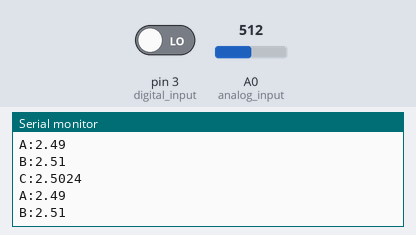
The sketch below on a simulated Arduino Uno, built with avr-gcc and run on an emulated ATmega328P. Shown: the last lines printed to the serial monitor. Inputs (shaded band) come from the test bench; at power-on: A0 (analog_input) = 512, pin 3 (digital_input) LOW.

Above: at 1.2 s.
1.3 s: A0 (analog_input) set to 716
At 1.4 s:
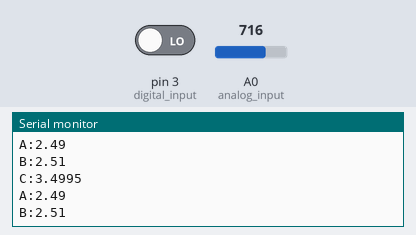
2.8 s: A0 (analog_input) set to 900
At 2.93 s:
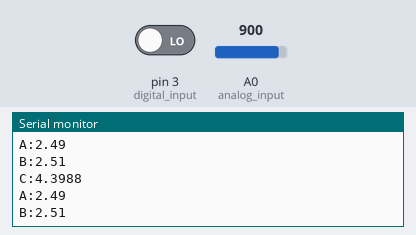
Timing chart, 0 to 5.8 s (numbered marks = the images above; inputs shaded):
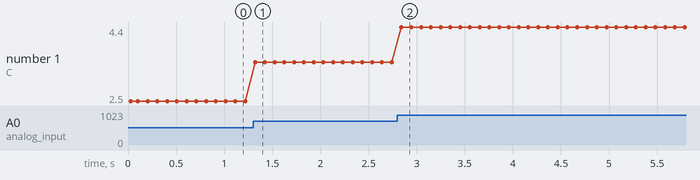

Measured:
- after the input at 1.3 s, the serial monitor: prints a new line at once (image 1)
- after the input at 2.8 s, the serial monitor: prints a new line at once (image 2)
- plotted number 1: 2.5 → 3.5 after the input at 1.3 s, 3.5 → 4.4 after the input at 2.8 s

The sketch:

try_Soundsensor.ino
```cpp
// <<< Inizalizing <<<<<<<<<<<<<<<<<<<<<<<<<<<<<<<<<<<<<<<<<<<<<<<<<<<<<<<<<<<<<<<<<<<<<<<<<<<<<<<<<<<<<<<<<<<<<<<<<<<<<<<<<<<<<<<<<<<<<<<<<<<<<<<<<<<<<<<<<<<<<<<<< Initalizing <<<//
int analog_input = A0; // Analoger Ausgang des Sensors --> direkter Messwert
int digital_input = 3; // Digitaler Ausgang des Sensors --> hier Signal wenn Messwert über eingestelltem Schwellwert

// <<< setup <<<<<<<<<<<<<<<<<<<<<<<<<<<<<<<<<<<<<<<<<<<<<<<<<<<<<<<<<<<<<<<<<<<<<<<<<<<<<<<<<<<<<<<<<<<<<<<<<<<<<<<<<<<<<<<<<<<<<<<<<<<<<<<<<<<<<<<<<<<<<<<<<<<<<<<<<<<<< setup <<<//
void setup () {
  pinMode(analog_input, INPUT);
  pinMode(digital_input, INPUT);
  Serial.begin(9600);
  Serial.println("KY-037 Geräuscherkennung");
}

// Das Programm liest die aktuellen Werte der Eingang-Pins
// und gibt diese auf der seriellen Ausgabe aus

// <<< loop <<<<<<<<<<<<<<<<<<<<<<<<<<<<<<<<<<<<<<<<<<<<<<<<<<<<<<<<<<<<<<<<<<<<<<<<<<<<<<<<<<<<<<<<<<<<<<<<<<<<<<<<<<<<<<<<<<<<<<<<<<<<<<<<<<<<<<<<<<<<<<<<<<<<<<<<<<<<<<< loop <<<//
void loop () {
  float analog_value;
  int digital_value;

  //Aktuelle Werte werden ausgelesen, auf den Spannungswert konvertiert (=kalibriert?)...
  analog_value = analogRead(analog_input) * (5.0 / 1023.0);
  digital_value = digitalRead(digital_input);

  //... und an dieser Stelle ausgegeben
  //Serial.print("Analoger Spannungswert: ");
  Serial.print("C:");
  Serial.println(analog_value, 4);
 // Serial.print(" V, \t Grenzwert: ");


  Serial.print("A:");
  Serial.println(2.49);

  Serial.print("B:");
  Serial.println(2.51);

  if (digital_value == 1) {
      //Serial.println("erreicht");
  }
  else {
     // Serial.println("noch nicht erreicht");
  }
  //Serial.println("----------------------------------------------------------------");
  delay(100);
}
```
